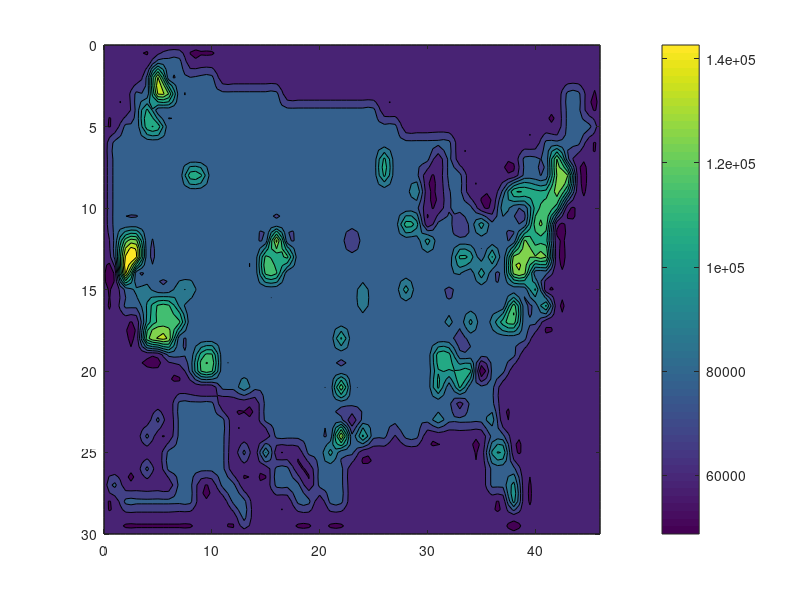

This chart was generated by the following MATLAB code: (Note: this script raises an error after producing the figure.)
%%% Name: Hank Pham
%%% Instructor: Prof Horan
%%% Subject: Multivarible Calculus - MATH 2025
%%% Type: Matlab Project
%%% Title: Computer hardware engineers pay across the US

close all
clear
clc

x = 0:30;
y = 0:46;
xi = 0:0.5:30;
yi = 0:0.5:46;
[xi,yi]= meshgrid(xi,yi);

z = [60000	60000	60000	60000	60000	60000	60000	60000	60000	60000	60000	60000	60000	60000	60000	60000	60000	60000	60000	60000	60000	60000	60000	60000	60000	60000	60000	60000	60000	60000	60000	;
60000	60000	60000	59995	60000	60000	79473	79473	79473	79473	79473	79473	79473	79473	60000	60000	60000	60000	60000	60000	60000	60000	60000	60000	60000	60000	60000	79473	60000	60000	60000	;
60000	60000	60000	60000	60000	79473	79473	79473	79473	79473	79473	79473	120000	144000	144000	79473	79473	60000	60000	60000	60000	60000	60000	60000	60000	60000	60000	60000	79473	60000	60000	;
60000	60000	60000	79473	79473	79473	79473	79473	79473	79473	79473	79473	126000	144000	79473	88000	79473	60000	60000	60000	60000	60000	60000	60000	60000	60000	60000	60000	79473	60000	60000	;
60000	60000	79473	79473	107000	111020	79473	79473	79473	79473	79473	79473	79473	79473	79473	90000	97000	99000	120000	60000	60000	60000	60000	60000	79473	60000	79473	60000	79473	60000	60000	;
60000	79473	133850	133850	79473	111020	79473	79473	79473	79473	79473	79473	79473	79473	79473	79473	116000	116000	134000	60000	60000	60000	60000	79473	60000	60000	60000	60000	79473	60000	60000	;
60000	79473	79473	123680	79473	79473	79473	79473	79473	79473	79473	79473	79473	79473	79473	79473	116000	116000	131570	79473	60000	60000	60000	60000	60000	79473	79473	60000	79473	60000	60000	;
60000	79473	79473	79473	79473	79473	79473	79473	79473	79473	79473	79473	79473	79473	79473	94000	94000	116000	79473	79473	60000	60000	79473	79473	79473	79473	79473	79473	79473	60000	60000	;
60000	60000	77160	79473	79473	79473	79473	79473	110880	79473	79473	79473	79473	79473	79473	94000	79473	79473	79473	79473	79473	60000	79473	79473	79473	79473	79473	79473	79473	60000	60000	;
60000	60000	79473	79473	79473	79473	79473	79473	106680	79473	79473	79473	79473	79473	79473	79473	79473	79473	79473	109000	114900	60000	79473	79473	79473	79473	79473	60000	60000	60000	60000	;
60000	60000	79473	79473	79473	79473	79473	79473	79473	79473	79473	79473	79473	79473	79473	79473	79473	79473	79473	116000	116000	60000	79473	79473	79473	79473	79473	60000	60000	60000	60000	;
60000	60000	60000	79473	79473	79473	79473	79473	79473	79473	79473	79473	79473	79473	79473	79473	79473	79473	79473	79473	79473	79473	60000	79473	79473	79473	79473	79473	60000	60000	60000	;
60000	60000	60000	79473	79473	79473	79473	79473	79473	79473	79473	79473	79473	79473	79473	79473	79473	79473	79473	79473	79473	79473	60000	60000	60000	60000	60000	79473	79473	60000	60000	;
60000	60000	60000	79473	79473	79473	79473	79473	79473	79473	79473	79473	79473	79473	79473	79473	79473	79473	79473	79473	79473	92360	60000	60000	60000	79473	60000	60000	79473	79473	60000	;
60000	60000	60000	79473	79473	79473	79473	79473	79473	79473	79473	79473	79473	79473	79473	79473	79473	79473	79473	79473	79473	79473	60000	60000	60000	60000	60000	60000	60000	60000	60000	;
60000	60000	60000	79473	79473	79473	79473	79473	79473	79473	79473	79473	79473	117120	117120	79473	79473	79473	79473	79473	79473	79473	79473	79473	60000	96000	60000	60000	60000	60000	60000	;
60000	60000	60000	79473	79473	79473	79473	79473	79473	79473	79473	79473	136000	106000	115500	79473	79473	79473	79473	79473	79473	79473	79473	79473	79473	60000	79473	79473	60000	60000	60000	;
60000	60000	60000	60000	79473	79473	79473	79473	79473	79473	79473	79473	79473	117120	79473	79473	79473	79473	79473	79473	79473	79473	79473	79473	79473	60000	79473	79473	60000	60000	60000	;
60000	60000	60000	60000	79473	79473	79473	79473	79473	79473	79473	79473	79473	79473	79473	79473	79473	79473	79473	79473	79473	79473	79473	79473	79473	60000	60000	79473	79473	60000	60000	;
60000	60000	60000	60000	79473	79473	79473	79473	79473	79473	79473	79473	79473	79473	79473	79473	79473	79473	79473	79473	79473	79473	79473	79473	79473	79473	60000	60000	79473	60000	60000	;
60000	60000	60000	60000	79473	79473	79473	79473	79473	79473	79473	79473	79473	79473	79473	79473	79473	79473	79473	79473	79473	79473	79473	79473	79473	79473	79473	79473	60000	60000	60000	;
60000	60000	60000	60000	79473	79473	79473	79473	79473	79473	79473	79473	79473	79473	79473	79473	79473	79473	79473	79473	79473	79473	79473	79473	79473	99110	79473	79473	79473	60000	60000	;
60000	60000	60000	60000	79473	79473	79473	79473	79473	79473	79473	79473	79473	79473	79473	79473	85800	79473	106440	79473	79473	121250	79473	79473	133800	79473	79473	79473	79473	60000	60000	;
60000	60000	60000	60000	79473	79473	79473	79473	79473	79473	79473	79473	70540	79473	79473	79473	79473	79473	79473	79473	79473	79473	79473	61340	79473	79473	60000	60000	60000	60000	60000	;
60000	60000	60000	60000	79473	79473	79473	79473	79473	79473	79473	79473	79473	79473	79473	91510	91510	79473	79473	79473	79473	79473	79473	79473	106940	60000	60000	60000	60000	60000	60000	;
60000	60000	60000	60000	79473	79473	79473	79473	79473	79473	79473	79473	79473	79473	79473	79473	79473	79473	79473	79473	79473	79473	79473	79473	79473	60000	60000	60000	60000	60000	60000	;
60000	60000	60000	60000	60000	79473	79473	107160	107160	79473	84320	79473	79473	79473	79473	79473	79473	79473	79473	85770	79473	79473	79473	79473	79473	60000	60000	60000	60000	60000	60000	;
60000	60000	60000	60000	60000	79473	79473	79473	79473	79473	79473	79473	79473	79473	79473	79473	79473	79473	79473	79473	79473	79473	79473	79473	66680	60000	60000	60000	60000	60000	60000	;
60000	60000	60000	60000	60000	60000	79473	79473	79473	80600	79473	109820	79473	79473	79473	99980	79473	79473	79473	79473	79473	79473	79473	85670	79473	60000	60000	60000	60000	60000	60000	;
60000	60000	60000	60000	60000	60000	79473	79473	79473	94840	79473	99930	79473	79473	79473	79473	79473	79473	79050	79473	79473	79473	79473	79473	79473	60000	60000	60000	60000	60000	60000	;
60000	60000	60000	60000	60000	60000	79473	79473	60000	60000	60000	60000	99930	79473	79473	79473	79473	79473	79473	79473	79473	79473	79473	79473	60000	60000	60000	60000	60000	60000	60000	;
60000	60000	60000	60000	60000	60000	79473	60000	60000	60000	60000	79473	79473	79473	79473	79473	79473	79473	79473	109840	104090	106940	79473	92160	60000	60000	60000	60000	60000	60000	60000	;
60000	60000	60000	60000	60000	60000	79473	79473	79473	76000	76000	79473	79473	79473	84280	75480	79473	89860	79473	108040	104090	79473	79473	79473	60000	60000	60000	60000	60000	60000	60000	;
60000	60000	60000	60000	60000	60000	60000	60000	79473	79473	79473	70770	79473	106890	87170	79473	79473	79473	73700	79473	106500	106500	63110	79473	60000	60000	60000	60000	60000	60000	60000	;
60000	60000	60000	60000	60000	60000	60000	60000	60000	60000	79473	79473	79473	101600	79473	79473	79473	98600	79473	80000	106500	79473	79473	79473	60000	60000	60000	60000	60000	60000	60000	;
60000	60000	60000	60000	60000	60000	60000	60000	60000	60000	60000	100000	79473	79473	101360	79473	79473	79473	80320	80320	48700	79473	79473	79473	60000	60000	60000	60000	60000	60000	60000	;
60000	60000	60000	60000	60000	60000	60000	60000	60000	60000	60000	79473	79473	105690	79473	79473	79473	89770	79473	79473	79473	79473	79473	90920	79473	97510	79473	79473	60000	60000	60000	;
60000	60000	60000	60000	60000	60000	60000	60000	60000	79473	91960	79473	79473	79473	79473	79473	79473	109710	79473	79473	79473	60000	60000	60000	79473	104320	79473	79473	60000	60000	60000	;
60000	60000	60000	60000	60000	60000	60000	60000	60000	113140	79473	79473	79473	126310	126310	79473	119620	119620	79473	79473	60000	60000	60000	60000	60000	60000	79473	98980	98980	60000	60000	;
60000	60000	60000	60000	60000	60000	60000	79473	79473	113140	79473	79473	125290	124450	126310	79473	79473	79473	79473	60000	60000	60000	60000	60000	60000	60000	60000	60000	60000	60000	60000	;
60000	60000	60000	60000	60000	60000	60000	79473	79473	108120	108120	119400	108680	124450	79473	106560	79473	79473	60000	60000	60000	60000	60000	60000	60000	60000	60000	60000	60000	60000	60000	;
60000	60000	60000	60000	60000	60000	79473	79473	79473	108120	119400	119400	108680	124450	79473	60000	106560	60000	60000	60000	60000	60000	60000	60000	60000	60000	60000	60000	60000	60000	60000	;
60000	60000	60000	60000	60000	60000	79473	124090	124090	127810	108120	60000	60000	60000	60000	60000	60000	60000	60000	60000	60000	60000	60000	60000	60000	60000	60000	60000	60000	60000	60000	;
60000	60000	60000	79473	79473	79473	79473	79473	124090	102580	60000	60000	60000	60000	60000	60000	60000	60000	60000	60000	60000	60000	60000	60000	60000	60000	60000	60000	60000	60000	60000	;
60000	60000	60000	79473	79473	79473	79473	60000	60000	60000	60000	60000	60000	60000	60000	60000	60000	60000	60000	60000	60000	60000	60000	60000	60000	60000	60000	60000	60000	60000	60000	;
60000	60000	60000	60000	60000	79473	60000	60000	60000	60000	60000	60000	60000	60000	60000	60000	60000	60000	60000	60000	60000	60000	60000	60000	60000	60000	60000	60000	60000	60000	60000	;
60000	60000	60000	60000	60000	60000	60000	60000	60000	60000	60000	60000	60000	60000	60000	60000	60000	60000	60000	60000	60000	60000	60000	60000	60000	60000	60000	60000	60000	60000	60000	
];

zc = interp2(x,y,z,xi,yi,"cubic");


%Contour graph
figure(2)
contourf(xi,yi,zc);
view([90 90])
colorbar('Ticks',[60000 79473],...
    'Ticklabels',{'Water fill', 'National Mean'})

%3D map.
figure(1)
surf(xi,yi,zc);
colorbar('Ticks',[60000 79473],...
    'Ticklabels',{'Water fill', 'National Mean'})

%Label and title
title('Computer hardware engineers pay across the US')
ylabel('Latitude')
xlabel('Longtitude')
zlabel('Mean Salary')

%Text
text(13,3,152065,'#1 California')
text(13.5,38.5,135190,'#2 District of Columbia')
text(12,39,128850,'#3 Maryland')
text(2.5,5,140647,'#4 Washington')
text(8,42.5,130885,'#5 Massachusetts')


%Remove % on the next line to remove grid in surf
shading interp